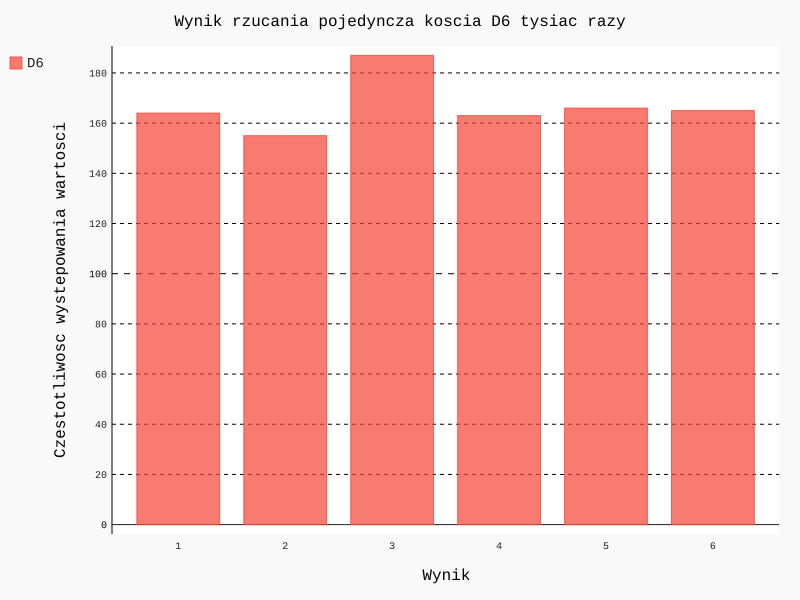

Generate this figure with Python:
from die import Die
import pygal

die = Die()

results = []
for roll_num in range(1000):
    result = die.roll()
    results.append(result)

# print(results)

frequencies = []
for value in range(1, die.num_sides + 1):
    frequency = results.count(value)
    frequencies.append(frequency)

# print(frequencies)

# Wizualizacja wynikow
hist = pygal.Bar()
hist.force_uri_protocol = 'http'

hist.title = "Wynik rzucania pojedyncza koscia D6 tysiac razy"
hist.x_labels = [1, 2, 3, 4, 5, 6]
hist.x_title = "Wynik"
hist.y_title = "Czestotliwosc wystepowania wartosci"

hist.add('D6', frequencies)
hist.render_to_file('die_visual.svg')
